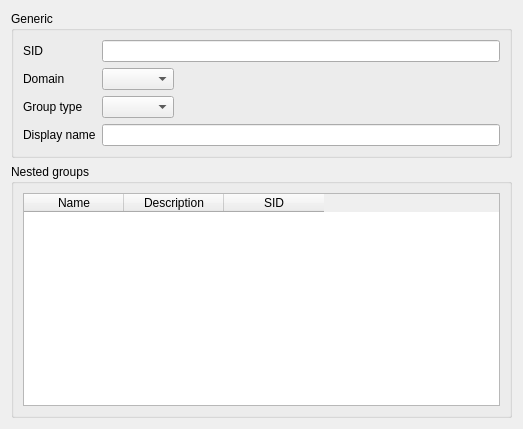
<?xml version="1.0" encoding="UTF-8"?>
<ui version="4.0">
 <class>sambaGroupMapping</class>
 <widget class="QWidget" name="sambaGroupMapping">
  <property name="geometry">
   <rect>
    <x>0</x>
    <y>0</y>
    <width>523</width>
    <height>429</height>
   </rect>
  </property>
  <property name="windowTitle">
   <string>Samba</string>
  </property>
  <property name="windowIcon">
   <iconset>
    <normaloff>:/images/user-samba.png</normaloff>:/images/user-samba.png</iconset>
  </property>
  <layout class="QVBoxLayout" name="verticalLayout">
   <item>
    <widget class="QGroupBox" name="groupBox">
     <property name="title">
      <string>Generic</string>
     </property>
     <layout class="QGridLayout" name="gridLayout">
      <item row="0" column="0">
       <layout class="QFormLayout" name="formLayout">
        <property name="fieldGrowthPolicy">
         <enum>QFormLayout::ExpandingFieldsGrow</enum>
        </property>
        <item row="1" column="0">
         <widget class="QLabel" name="sambaDomainNameLabel">
          <property name="text">
           <string>Domain</string>
          </property>
          <property name="buddy">
           <cstring>sambaDomainNameEdit</cstring>
          </property>
         </widget>
        </item>
        <item row="1" column="1">
         <widget class="QComboBox" name="sambaDomainNameEdit"/>
        </item>
        <item row="2" column="0">
         <widget class="QLabel" name="sambaGroupTypeLabel">
          <property name="text">
           <string>Group type</string>
          </property>
          <property name="buddy">
           <cstring>sambaGroupTypeEdit</cstring>
          </property>
         </widget>
        </item>
        <item row="2" column="1">
         <widget class="QComboBox" name="sambaGroupTypeEdit"/>
        </item>
        <item row="3" column="0">
         <widget class="QLabel" name="displayNameLabel">
          <property name="text">
           <string>Display name</string>
          </property>
          <property name="buddy">
           <cstring>displayNameEdit</cstring>
          </property>
         </widget>
        </item>
        <item row="3" column="1">
         <widget class="QLineEdit" name="displayNameEdit"/>
        </item>
        <item row="0" column="1">
         <widget class="QLineEdit" name="sambaSIDEdit">
          <property name="text">
           <string/>
          </property>
          <property name="readOnly">
           <bool>true</bool>
          </property>
         </widget>
        </item>
        <item row="0" column="0">
         <widget class="QLabel" name="label">
          <property name="text">
           <string>SID</string>
          </property>
          <property name="buddy">
           <cstring>sambaSIDEdit</cstring>
          </property>
         </widget>
        </item>
       </layout>
      </item>
     </layout>
    </widget>
   </item>
   <item>
    <widget class="QGroupBox" name="groupBox_2">
     <property name="title">
      <string>Nested groups</string>
     </property>
     <layout class="QGridLayout" name="gridLayout_2">
      <item row="0" column="0">
       <widget class="QTableWidget" name="sambaSIDListEdit">
        <property name="maximumSize">
         <size>
          <width>16777215</width>
          <height>16777215</height>
         </size>
        </property>
        <property name="editTitle" stdset="0">
         <string>Edit nested groups</string>
        </property>
        <column>
         <property name="text">
          <string comment="cn">Name</string>
         </property>
        </column>
        <column>
         <property name="text">
          <string comment="description">Description</string>
         </property>
        </column>
        <column>
         <property name="text">
          <string comment="sambaSID">SID</string>
         </property>
        </column>
       </widget>
      </item>
     </layout>
    </widget>
   </item>
  </layout>
 </widget>
 <tabstops>
  <tabstop>sambaSIDEdit</tabstop>
  <tabstop>sambaDomainNameEdit</tabstop>
  <tabstop>sambaGroupTypeEdit</tabstop>
  <tabstop>displayNameEdit</tabstop>
  <tabstop>sambaSIDListEdit</tabstop>
 </tabstops>
 <resources>
  <include location="resources/user-samba.qrc"/>
 </resources>
 <connections>
  <connection>
   <sender>sambaGroupTypeEdit</sender>
   <signal>textChanged(QString)</signal>
   <receiver>sambaGroupMapping</receiver>
   <slot>property_sambaGroupType()</slot>
   <hints>
    <hint type="sourcelabel">
     <x>20</x>
     <y>20</y>
    </hint>
    <hint type="destinationlabel">
     <x>20</x>
     <y>20</y>
    </hint>
   </hints>
  </connection>
  <connection>
   <sender>sambaSIDEdit</sender>
   <signal>textChanged(QString)</signal>
   <receiver>sambaGroupMapping</receiver>
   <slot>property_sambaSID()</slot>
   <hints>
    <hint type="sourcelabel">
     <x>20</x>
     <y>20</y>
    </hint>
    <hint type="destinationlabel">
     <x>20</x>
     <y>20</y>
    </hint>
   </hints>
  </connection>
  <connection>
   <sender>sambaDomainNameEdit</sender>
   <signal>textChanged(QString)</signal>
   <receiver>sambaGroupMapping</receiver>
   <slot>property_sambaDomainName()</slot>
   <hints>
    <hint type="sourcelabel">
     <x>20</x>
     <y>20</y>
    </hint>
    <hint type="destinationlabel">
     <x>20</x>
     <y>20</y>
    </hint>
   </hints>
  </connection>
  <connection>
   <sender>displayNameEdit</sender>
   <signal>textChanged(QString)</signal>
   <receiver>sambaGroupMapping</receiver>
   <slot>property_displayName()</slot>
   <hints>
    <hint type="sourcelabel">
     <x>20</x>
     <y>20</y>
    </hint>
    <hint type="destinationlabel">
     <x>20</x>
     <y>20</y>
    </hint>
   </hints>
  </connection>
  <connection>
   <sender>sambaSIDListEdit</sender>
   <signal>textChanged(QString)</signal>
   <receiver>sambaGroupMapping</receiver>
   <slot>property_sambaSIDList()</slot>
   <hints>
    <hint type="sourcelabel">
     <x>20</x>
     <y>20</y>
    </hint>
    <hint type="destinationlabel">
     <x>20</x>
     <y>20</y>
    </hint>
   </hints>
  </connection>
 </connections>
</ui>
